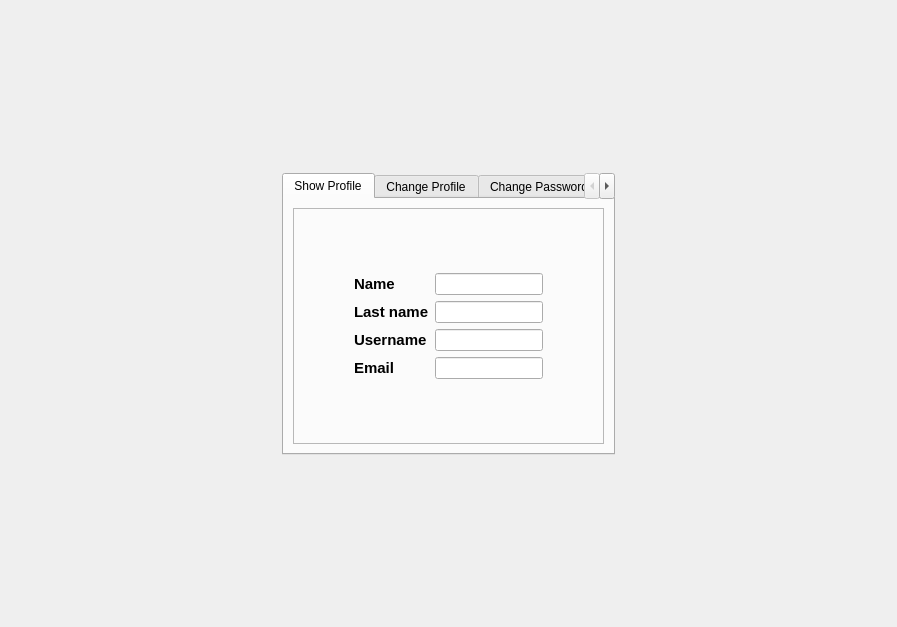
<?xml version="1.0" encoding="UTF-8"?>
<ui version="4.0">
 <class>SettingWindow</class>
 <widget class="QDialog" name="SettingWindow">
  <property name="geometry">
   <rect>
    <x>0</x>
    <y>0</y>
    <width>897</width>
    <height>627</height>
   </rect>
  </property>
  <property name="windowTitle">
   <string>Dialog</string>
  </property>
  <layout class="QGridLayout" name="gridLayout_9">
   <item row="1" column="1">
    <widget class="QTabWidget" name="tabWidget">
     <property name="currentIndex">
      <number>0</number>
     </property>
     <widget class="QWidget" name="tab_show_profile">
      <attribute name="title">
       <string>Show Profile</string>
      </attribute>
      <layout class="QGridLayout" name="gridLayout_2">
       <item row="2" column="1">
        <widget class="QFrame" name="frame">
         <property name="frameShape">
          <enum>QFrame::Shape::StyledPanel</enum>
         </property>
         <property name="frameShadow">
          <enum>QFrame::Shadow::Raised</enum>
         </property>
         <layout class="QGridLayout" name="gridLayout">
          <item row="2" column="1">
           <spacer name="verticalSpacer_2">
            <property name="orientation">
             <enum>Qt::Orientation::Vertical</enum>
            </property>
            <property name="sizeHint" stdset="0">
             <size>
              <width>20</width>
              <height>40</height>
             </size>
            </property>
           </spacer>
          </item>
          <item row="1" column="1">
           <layout class="QHBoxLayout" name="horizontalLayout">
            <item>
             <layout class="QVBoxLayout" name="verticalLayout">
              <item>
               <widget class="QLabel" name="label_name">
                <property name="text">
                 <string>&lt;html&gt;&lt;head/&gt;&lt;body&gt;&lt;p&gt;&lt;span style=&quot; font-size:11pt; font-weight:700;&quot;&gt;Name&lt;/span&gt;&lt;/p&gt;&lt;/body&gt;&lt;/html&gt;</string>
                </property>
               </widget>
              </item>
              <item>
               <widget class="QLabel" name="label_lastname">
                <property name="text">
                 <string>&lt;html&gt;&lt;head/&gt;&lt;body&gt;&lt;p&gt;&lt;span style=&quot; font-size:11pt; font-weight:700;&quot;&gt;Last name&lt;/span&gt;&lt;/p&gt;&lt;/body&gt;&lt;/html&gt;</string>
                </property>
               </widget>
              </item>
              <item>
               <widget class="QLabel" name="label_username">
                <property name="text">
                 <string>&lt;html&gt;&lt;head/&gt;&lt;body&gt;&lt;p&gt;&lt;span style=&quot; font-size:11pt; font-weight:700;&quot;&gt;Username&lt;/span&gt;&lt;/p&gt;&lt;/body&gt;&lt;/html&gt;</string>
                </property>
               </widget>
              </item>
              <item>
               <widget class="QLabel" name="label_email">
                <property name="text">
                 <string>&lt;html&gt;&lt;head/&gt;&lt;body&gt;&lt;p&gt;&lt;span style=&quot; font-size:11pt; font-weight:700;&quot;&gt;Email&lt;/span&gt;&lt;/p&gt;&lt;/body&gt;&lt;/html&gt;</string>
                </property>
               </widget>
              </item>
             </layout>
            </item>
            <item>
             <layout class="QVBoxLayout" name="verticalLayout_2">
              <item>
               <widget class="QLineEdit" name="lineEdit_name">
                <property name="readOnly">
                 <bool>true</bool>
                </property>
               </widget>
              </item>
              <item>
               <widget class="QLineEdit" name="lineEdit_lastname">
                <property name="readOnly">
                 <bool>true</bool>
                </property>
               </widget>
              </item>
              <item>
               <widget class="QLineEdit" name="lineEdit_username">
                <property name="readOnly">
                 <bool>true</bool>
                </property>
               </widget>
              </item>
              <item>
               <widget class="QLineEdit" name="lineEdit_email">
                <property name="readOnly">
                 <bool>true</bool>
                </property>
               </widget>
              </item>
             </layout>
            </item>
           </layout>
          </item>
          <item row="1" column="2">
           <spacer name="horizontalSpacer_2">
            <property name="orientation">
             <enum>Qt::Orientation::Horizontal</enum>
            </property>
            <property name="sizeHint" stdset="0">
             <size>
              <width>40</width>
              <height>20</height>
             </size>
            </property>
           </spacer>
          </item>
          <item row="0" column="1">
           <spacer name="verticalSpacer">
            <property name="orientation">
             <enum>Qt::Orientation::Vertical</enum>
            </property>
            <property name="sizeHint" stdset="0">
             <size>
              <width>20</width>
              <height>40</height>
             </size>
            </property>
           </spacer>
          </item>
          <item row="1" column="0">
           <spacer name="horizontalSpacer">
            <property name="orientation">
             <enum>Qt::Orientation::Horizontal</enum>
            </property>
            <property name="sizeHint" stdset="0">
             <size>
              <width>40</width>
              <height>20</height>
             </size>
            </property>
           </spacer>
          </item>
         </layout>
        </widget>
       </item>
      </layout>
     </widget>
     <widget class="QWidget" name="tab_change_profile">
      <attribute name="title">
       <string>Change Profile</string>
      </attribute>
      <layout class="QGridLayout" name="gridLayout_4">
       <item row="0" column="0">
        <widget class="QFrame" name="frame_2">
         <property name="frameShape">
          <enum>QFrame::Shape::StyledPanel</enum>
         </property>
         <property name="frameShadow">
          <enum>QFrame::Shadow::Raised</enum>
         </property>
         <layout class="QGridLayout" name="gridLayout_3">
          <item row="1" column="1">
           <layout class="QVBoxLayout" name="verticalLayout_5">
            <item>
             <layout class="QHBoxLayout" name="horizontalLayout_2">
              <item>
               <layout class="QVBoxLayout" name="verticalLayout_3">
                <item>
                 <widget class="QLabel" name="label_name_2">
                  <property name="text">
                   <string>&lt;html&gt;&lt;head/&gt;&lt;body&gt;&lt;p&gt;&lt;span style=&quot; font-size:11pt; font-weight:700;&quot;&gt;Name&lt;/span&gt;&lt;/p&gt;&lt;/body&gt;&lt;/html&gt;</string>
                  </property>
                 </widget>
                </item>
                <item>
                 <widget class="QLabel" name="label_lastname_2">
                  <property name="text">
                   <string>&lt;html&gt;&lt;head/&gt;&lt;body&gt;&lt;p&gt;&lt;span style=&quot; font-size:11pt; font-weight:700;&quot;&gt;Last name&lt;/span&gt;&lt;/p&gt;&lt;/body&gt;&lt;/html&gt;</string>
                  </property>
                 </widget>
                </item>
                <item>
                 <widget class="QLabel" name="label_username_2">
                  <property name="text">
                   <string>&lt;html&gt;&lt;head/&gt;&lt;body&gt;&lt;p&gt;&lt;span style=&quot; font-size:11pt; font-weight:700;&quot;&gt;Username&lt;/span&gt;&lt;/p&gt;&lt;/body&gt;&lt;/html&gt;</string>
                  </property>
                 </widget>
                </item>
                <item>
                 <widget class="QLabel" name="label_email_2">
                  <property name="text">
                   <string>&lt;html&gt;&lt;head/&gt;&lt;body&gt;&lt;p&gt;&lt;span style=&quot; font-size:11pt; font-weight:700;&quot;&gt;Email&lt;/span&gt;&lt;/p&gt;&lt;/body&gt;&lt;/html&gt;</string>
                  </property>
                 </widget>
                </item>
               </layout>
              </item>
              <item>
               <layout class="QVBoxLayout" name="verticalLayout_4">
                <item>
                 <widget class="QLineEdit" name="lineEdit_changable_name">
                  <property name="readOnly">
                   <bool>false</bool>
                  </property>
                 </widget>
                </item>
                <item>
                 <widget class="QLineEdit" name="lineEdit_changable_lastname">
                  <property name="readOnly">
                   <bool>false</bool>
                  </property>
                 </widget>
                </item>
                <item>
                 <widget class="QLineEdit" name="lineEdit_changeable_username">
                  <property name="readOnly">
                   <bool>false</bool>
                  </property>
                 </widget>
                </item>
                <item>
                 <widget class="QLineEdit" name="lineEdit_changable_email">
                  <property name="readOnly">
                   <bool>false</bool>
                  </property>
                 </widget>
                </item>
               </layout>
              </item>
             </layout>
            </item>
            <item>
             <layout class="QHBoxLayout" name="horizontalLayout_3">
              <item>
               <widget class="QPushButton" name="pushButton_save_prof_changes">
                <property name="text">
                 <string>Save</string>
                </property>
               </widget>
              </item>
              <item>
               <spacer name="horizontalSpacer_3">
                <property name="orientation">
                 <enum>Qt::Orientation::Horizontal</enum>
                </property>
                <property name="sizeHint" stdset="0">
                 <size>
                  <width>40</width>
                  <height>20</height>
                 </size>
                </property>
               </spacer>
              </item>
             </layout>
            </item>
           </layout>
          </item>
          <item row="1" column="2">
           <spacer name="horizontalSpacer_5">
            <property name="orientation">
             <enum>Qt::Orientation::Horizontal</enum>
            </property>
            <property name="sizeHint" stdset="0">
             <size>
              <width>40</width>
              <height>20</height>
             </size>
            </property>
           </spacer>
          </item>
          <item row="1" column="0">
           <spacer name="horizontalSpacer_4">
            <property name="orientation">
             <enum>Qt::Orientation::Horizontal</enum>
            </property>
            <property name="sizeHint" stdset="0">
             <size>
              <width>40</width>
              <height>20</height>
             </size>
            </property>
           </spacer>
          </item>
          <item row="2" column="1">
           <spacer name="verticalSpacer_3">
            <property name="orientation">
             <enum>Qt::Orientation::Vertical</enum>
            </property>
            <property name="sizeHint" stdset="0">
             <size>
              <width>20</width>
              <height>40</height>
             </size>
            </property>
           </spacer>
          </item>
          <item row="0" column="1">
           <spacer name="verticalSpacer_4">
            <property name="orientation">
             <enum>Qt::Orientation::Vertical</enum>
            </property>
            <property name="sizeHint" stdset="0">
             <size>
              <width>20</width>
              <height>40</height>
             </size>
            </property>
           </spacer>
          </item>
         </layout>
        </widget>
       </item>
      </layout>
     </widget>
     <widget class="QWidget" name="tab_change_password">
      <attribute name="title">
       <string>Change Password</string>
      </attribute>
      <layout class="QGridLayout" name="gridLayout_6">
       <item row="0" column="0">
        <widget class="QFrame" name="frame_3">
         <property name="frameShape">
          <enum>QFrame::Shape::StyledPanel</enum>
         </property>
         <property name="frameShadow">
          <enum>QFrame::Shadow::Raised</enum>
         </property>
         <layout class="QGridLayout" name="gridLayout_5">
          <item row="0" column="1">
           <spacer name="verticalSpacer_6">
            <property name="orientation">
             <enum>Qt::Orientation::Vertical</enum>
            </property>
            <property name="sizeHint" stdset="0">
             <size>
              <width>20</width>
              <height>40</height>
             </size>
            </property>
           </spacer>
          </item>
          <item row="2" column="1">
           <spacer name="verticalSpacer_5">
            <property name="orientation">
             <enum>Qt::Orientation::Vertical</enum>
            </property>
            <property name="sizeHint" stdset="0">
             <size>
              <width>20</width>
              <height>40</height>
             </size>
            </property>
           </spacer>
          </item>
          <item row="1" column="1">
           <layout class="QVBoxLayout" name="verticalLayout_8">
            <item>
             <layout class="QHBoxLayout" name="horizontalLayout_4">
              <item>
               <layout class="QVBoxLayout" name="verticalLayout_6">
                <item>
                 <widget class="QLabel" name="label">
                  <property name="text">
                   <string>&lt;html&gt;&lt;head/&gt;&lt;body&gt;&lt;p&gt;&lt;span style=&quot; font-size:11pt; font-weight:700;&quot;&gt;Current Pass&lt;/span&gt;&lt;/p&gt;&lt;/body&gt;&lt;/html&gt;</string>
                  </property>
                 </widget>
                </item>
                <item>
                 <widget class="QLabel" name="label_2">
                  <property name="text">
                   <string>&lt;html&gt;&lt;head/&gt;&lt;body&gt;&lt;p&gt;&lt;span style=&quot; font-size:11pt; font-weight:700;&quot;&gt;New Pass&lt;/span&gt;&lt;/p&gt;&lt;/body&gt;&lt;/html&gt;</string>
                  </property>
                 </widget>
                </item>
                <item>
                 <widget class="QLabel" name="label_3">
                  <property name="text">
                   <string>&lt;html&gt;&lt;head/&gt;&lt;body&gt;&lt;p&gt;&lt;span style=&quot; font-size:11pt; font-weight:700;&quot;&gt;Confirm Pass&lt;/span&gt;&lt;/p&gt;&lt;/body&gt;&lt;/html&gt;</string>
                  </property>
                 </widget>
                </item>
               </layout>
              </item>
              <item>
               <layout class="QVBoxLayout" name="verticalLayout_7">
                <item>
                 <widget class="QLineEdit" name="lineEdit_current_pass"/>
                </item>
                <item>
                 <widget class="QLineEdit" name="lineEdit_new_pass"/>
                </item>
                <item>
                 <widget class="QLineEdit" name="lineEdit_confirm_pass"/>
                </item>
               </layout>
              </item>
             </layout>
            </item>
            <item>
             <layout class="QHBoxLayout" name="horizontalLayout_5">
              <item>
               <widget class="QPushButton" name="pushButton_save_pass_changes">
                <property name="text">
                 <string>Save</string>
                </property>
               </widget>
              </item>
              <item>
               <spacer name="horizontalSpacer_6">
                <property name="orientation">
                 <enum>Qt::Orientation::Horizontal</enum>
                </property>
                <property name="sizeHint" stdset="0">
                 <size>
                  <width>40</width>
                  <height>20</height>
                 </size>
                </property>
               </spacer>
              </item>
             </layout>
            </item>
           </layout>
          </item>
          <item row="1" column="0">
           <spacer name="horizontalSpacer_7">
            <property name="orientation">
             <enum>Qt::Orientation::Horizontal</enum>
            </property>
            <property name="sizeHint" stdset="0">
             <size>
              <width>40</width>
              <height>20</height>
             </size>
            </property>
           </spacer>
          </item>
          <item row="1" column="2">
           <spacer name="horizontalSpacer_8">
            <property name="orientation">
             <enum>Qt::Orientation::Horizontal</enum>
            </property>
            <property name="sizeHint" stdset="0">
             <size>
              <width>40</width>
              <height>20</height>
             </size>
            </property>
           </spacer>
          </item>
         </layout>
        </widget>
       </item>
      </layout>
     </widget>
     <widget class="QWidget" name="tab_logout">
      <attribute name="title">
       <string>Log out </string>
      </attribute>
      <layout class="QGridLayout" name="gridLayout_8">
       <item row="0" column="0">
        <widget class="QFrame" name="frame_4">
         <property name="frameShape">
          <enum>QFrame::Shape::StyledPanel</enum>
         </property>
         <property name="frameShadow">
          <enum>QFrame::Shadow::Raised</enum>
         </property>
         <layout class="QGridLayout" name="gridLayout_7">
          <item row="1" column="1">
           <widget class="QPushButton" name="pushButton_logout">
            <property name="text">
             <string>Log out</string>
            </property>
           </widget>
          </item>
          <item row="1" column="2">
           <spacer name="horizontalSpacer_10">
            <property name="orientation">
             <enum>Qt::Orientation::Horizontal</enum>
            </property>
            <property name="sizeHint" stdset="0">
             <size>
              <width>40</width>
              <height>20</height>
             </size>
            </property>
           </spacer>
          </item>
          <item row="1" column="0">
           <spacer name="horizontalSpacer_9">
            <property name="orientation">
             <enum>Qt::Orientation::Horizontal</enum>
            </property>
            <property name="sizeHint" stdset="0">
             <size>
              <width>40</width>
              <height>20</height>
             </size>
            </property>
           </spacer>
          </item>
          <item row="2" column="1">
           <spacer name="verticalSpacer_7">
            <property name="orientation">
             <enum>Qt::Orientation::Vertical</enum>
            </property>
            <property name="sizeHint" stdset="0">
             <size>
              <width>20</width>
              <height>40</height>
             </size>
            </property>
           </spacer>
          </item>
          <item row="0" column="1">
           <spacer name="verticalSpacer_8">
            <property name="orientation">
             <enum>Qt::Orientation::Vertical</enum>
            </property>
            <property name="sizeHint" stdset="0">
             <size>
              <width>20</width>
              <height>40</height>
             </size>
            </property>
           </spacer>
          </item>
         </layout>
        </widget>
       </item>
      </layout>
     </widget>
    </widget>
   </item>
   <item row="0" column="1">
    <spacer name="verticalSpacer_10">
     <property name="orientation">
      <enum>Qt::Orientation::Vertical</enum>
     </property>
     <property name="sizeHint" stdset="0">
      <size>
       <width>20</width>
       <height>40</height>
      </size>
     </property>
    </spacer>
   </item>
   <item row="2" column="1">
    <spacer name="verticalSpacer_9">
     <property name="orientation">
      <enum>Qt::Orientation::Vertical</enum>
     </property>
     <property name="sizeHint" stdset="0">
      <size>
       <width>20</width>
       <height>40</height>
      </size>
     </property>
    </spacer>
   </item>
   <item row="1" column="0">
    <spacer name="horizontalSpacer_11">
     <property name="orientation">
      <enum>Qt::Orientation::Horizontal</enum>
     </property>
     <property name="sizeHint" stdset="0">
      <size>
       <width>40</width>
       <height>20</height>
      </size>
     </property>
    </spacer>
   </item>
   <item row="1" column="2">
    <spacer name="horizontalSpacer_12">
     <property name="orientation">
      <enum>Qt::Orientation::Horizontal</enum>
     </property>
     <property name="sizeHint" stdset="0">
      <size>
       <width>40</width>
       <height>20</height>
      </size>
     </property>
    </spacer>
   </item>
  </layout>
 </widget>
 <resources/>
 <connections/>
</ui>
